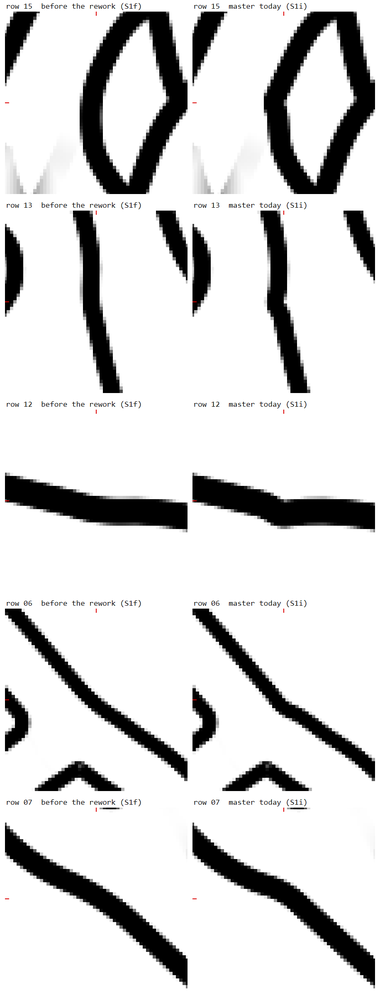
#> input picture .claude/probes/K1179/review/img/k1163_rows.png, 380 x 1000 px, shrunk from 916 x 2412 before the run
$ python inkdiff17.py ../../K1179/review/img/k1163_rows.png ../../K1179/review/img/row12_v.png ../../K1179/review/img/row12_v.png 5 5
#> lines starting #> are read from the running program, lines starting #| are printed output that depends on the picture; after the words box and inside, x2 and y2 are one past the last pixel; in counts of white or black regions, pixels touching at a corner belong together
import sys, json, numpy as np
from PIL import Image
A0 = np.asarray(Image.open(sys.argv[1]).convert("RGB")).astype(int).sum(2)
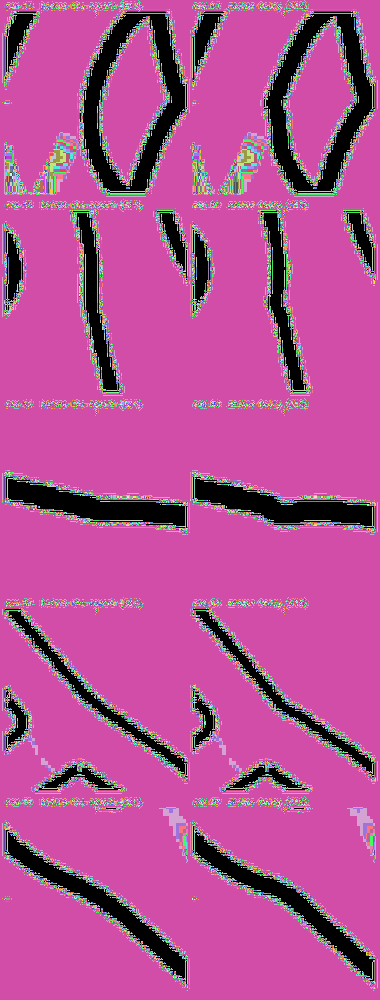
#> A0: shape (1000, 380) int64; 655 distinct labels, from 0 to 765; one colour per label, 0 black
B0 = np.asarray(Image.open(sys.argv[2]).convert("RGB")).astype(int).sum(2)
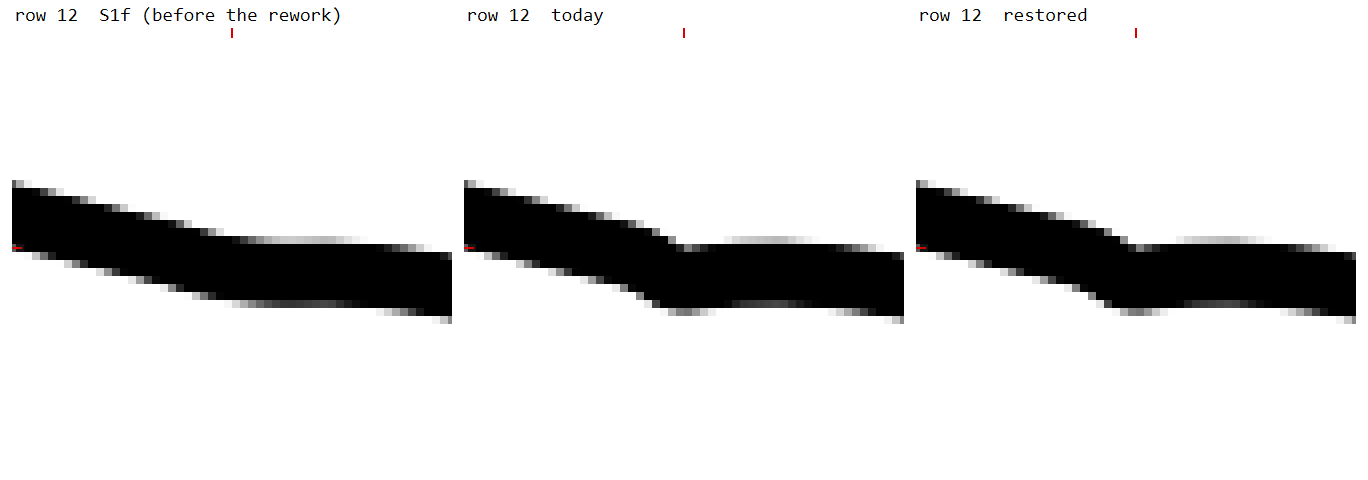
#> input picture .claude/probes/K1179/review/img/row12_v.png, 1368 x 480 px
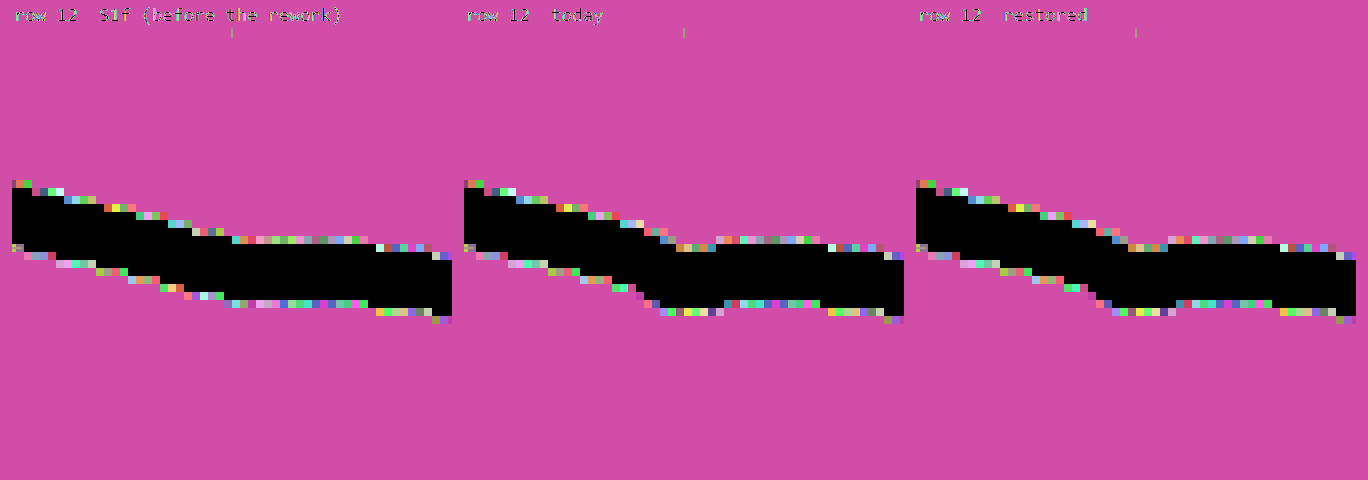
#> B0: shape (480, 1368) int64; 127 distinct labels, from 0 to 765; one colour per label, 0 black
a = A0 <= 73; b = B0 <= 73
#> after `a = A0 <= 73`:
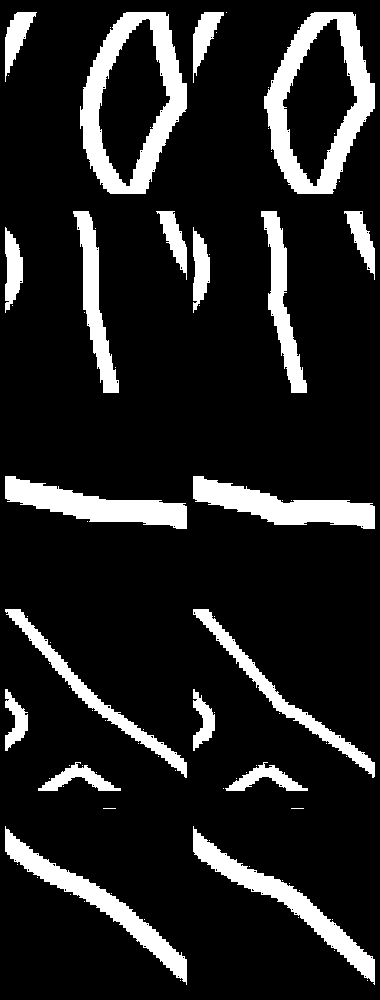
#> a: shape (1000, 380) bool; 13.9% white; 83 white regions (63 under 20 px), largest, box (x1, y1, x2, y2) and area: (264, 12, 375, 194) 7498, (80, 12, 187, 194) 7440, (193, 476, 375, 529) 4411
#> after `b = B0 <= 73`:
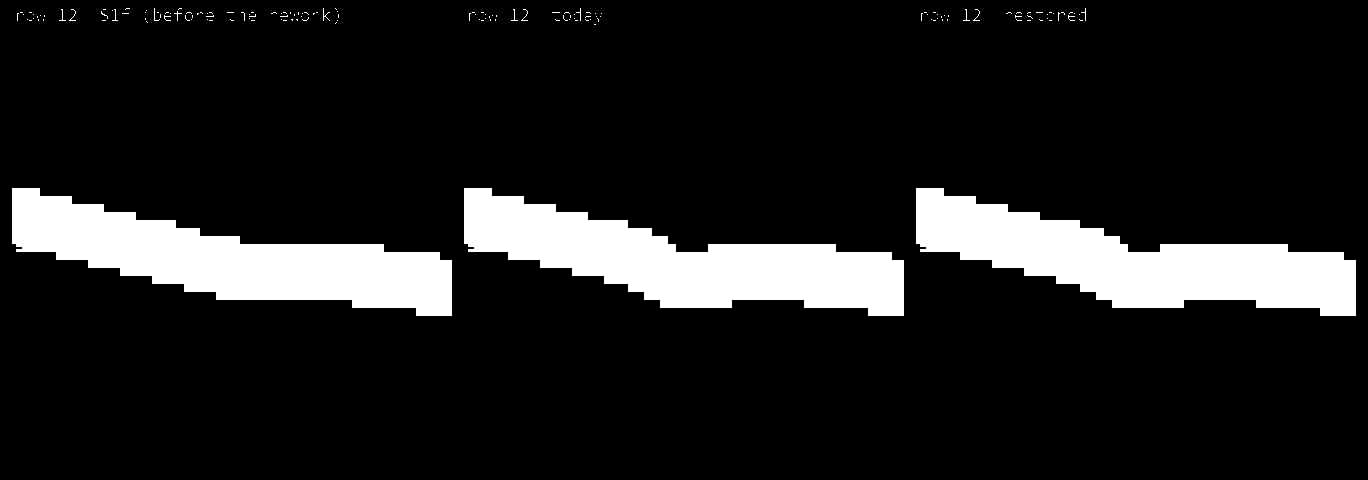
#> b: shape (480, 1368) bool; 12.2% white; 151 white regions (144 under 20 px), largest, box (x1, y1, x2, y2) and area: (464, 188, 904, 316) 26548, (916, 188, 1356, 316) 26548, (12, 188, 452, 316) 26164
HI = int(sys.argv[5]) if len(sys.argv) > 5 else 120
#> (the run stopped early here; a loop or call above may not have finished)
